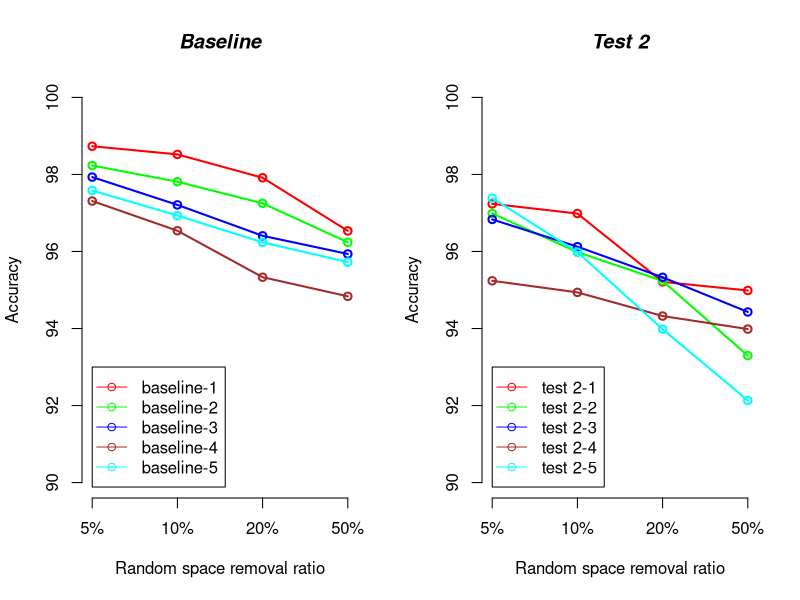

Write the R code that produced this figure.
# reference: https://woosa7.github.io/R-Plot-Basics/

b2a_1 = c(98.7321, 98.5201, 97.9138, 96.5349)
b2a_2 = c(98.2319, 97.8103, 97.2501, 96.239)
b2a_3 = c(97.9312, 97.2093, 96.4068, 95.9354)
b2a_4 = c(97.3097, 96.5384, 95.3321, 94.8353)
b2a_5 = c(97.5832, 96.9322, 96.2359, 95.7239)

t2a_1 = c(97.2358, 96.9845, 95.2098, 94.9874)
t2a_2 = c(96.9873, 95.9823, 95.2345, 93.2983)
t2a_3 = c(96.8324, 96.1238, 95.3298, 94.4298)
t2a_4 = c(95.2385, 94.9382, 94.3238, 93.9853)
t2a_5 = c(97.3855, 95.9834, 93.9834, 92.1332)

par(mfrow = c(1,2))

plot(b2a_1, type='o', col='red', lwd=2, ylim=c(90, 100), axes=F, ann=F)
axis(1, at=1:4, labels=c("5%", "10%", "20%", "50%"))
axis(2, ylim=c(90, 100))
title(main="Baseline", col.main="black", font.main=4)
title(xlab="Random space removal ratio", col.lab="black")
title(ylab="Accuracy", col.lab="black")

par(new=T)
lines(b2a_2, type='o', pch=21, col='green', lwd=2)
lines(b2a_3, type='o', pch=21, col='blue', lwd=2)
lines(b2a_4, type='o', pch=21, col='brown', lwd=2)
lines(b2a_5, type='o', pch=21, col='cyan', lwd=2)

legend(1, 93, c("baseline-1", "baseline-2", "baseline-3", "baseline-4", "baseline-5"), col=c('red', 'green', 'blue', 'brown', 'cyan'), cex=1, pch=21, lty=1)

plot(t2a_1, type='o', col='red', lwd=2, ylim=c(90, 100), axes=F, ann=F)
axis(1, at=1:4, labels=c("5%", "10%", "20%", "50%"))
axis(2, ylim=c(90, 100))
title(main="Test 2", col.main="black", font.main=4)
title(xlab="Random space removal ratio", col.lab="black")
title(ylab="Accuracy", col.lab="black")

par(new=T)
lines(t2a_2, type='o', pch=21, col='green', lwd=2)
lines(t2a_3, type='o', pch=21, col='blue', lwd=2)
lines(t2a_4, type='o', pch=21, col='brown', lwd=2)
lines(t2a_5, type='o', pch=21, col='cyan', lwd=2)

legend(1, 93, c("test 2-1", "test 2-2", "test 2-3", "test 2-4", "test 2-5"), col=c('red', 'green', 'blue', 'brown', 'cyan'), cex=1, pch=21, lty=1)
#legend('bottomleft', c("test 2-1", "test 2-2", "test 2-3", "test 2-4", "test 2-5"), col=c('red', 'green', 'blue', 'brown', 'cyan'), cex=1, pch=21, lty=1)

